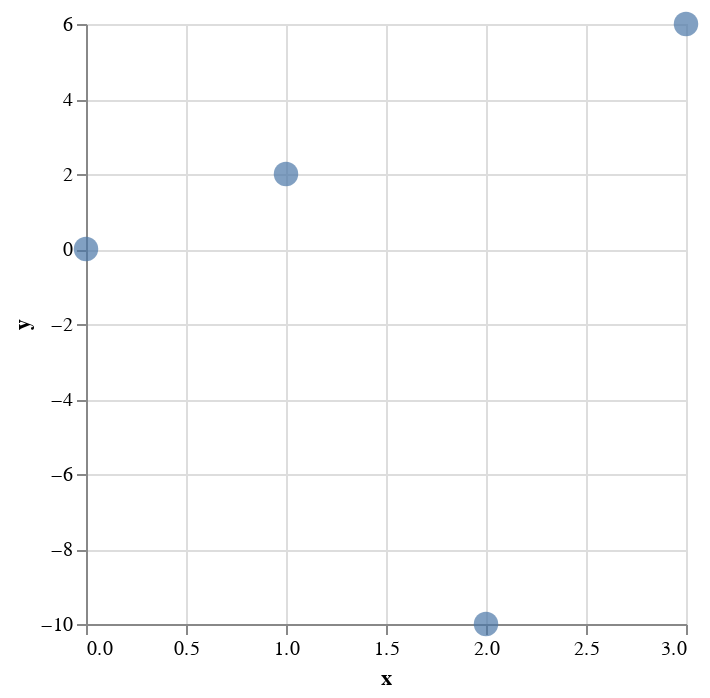

The code cell stored with this chart in its notebook:
### Code cell
#Notice this is the same as the first plot from today
c1 = base.mark_circle(size=150).encode(y="y")
c1

### Figure 1 — Vega-Lite specification as saved in the notebook (floating-point values rounded to 4 significant figures)
{"config": {"view": {"continuousWidth": 300, "continuousHeight": 300}}, "data": {"name": "data-e85beb7529ff9a23a83e49d3894e7618"}, "mark": {"type": "circle", "size": 150}, "encoding": {"x": {"field": "x", "type": "quantitative"}, "y": {"field": "y", "type": "quantitative"}}, "$schema": "https://vega.github.io/schema/vega-lite/v5.8.0.json", "datasets": {"data-e85beb7529ff9a23a83e49d3894e7618": [{"x": 0, "y": 0, "lineA": 0, "lineB": -1.4}, {"x": 1, "y": 2, "lineA": 2, "lineB": -0.8}, {"x": 2, "y": -10, "lineA": 4, "lineB": -0.2}, {"x": 3, "y": 6, "lineA": 6, "lineB": 0.4}]}}
